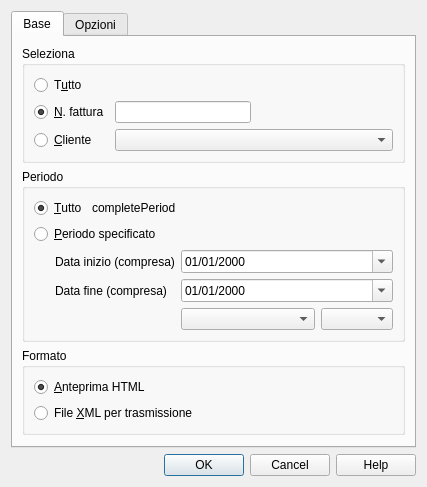
<?xml version="1.0" encoding="UTF-8"?>
<ui version="4.0">
 <class>EsportaFatturaDialog</class>
 <widget class="QDialog" name="EsportaFatturaDialog">
  <property name="geometry">
   <rect>
    <x>0</x>
    <y>0</y>
    <width>427</width>
    <height>444</height>
   </rect>
  </property>
  <property name="windowTitle">
   <string notr="true">Fattura elettronica</string>
  </property>
  <layout class="QVBoxLayout" name="verticalLayout_8">
   <item>
    <widget class="QTabWidget" name="tabWidget">
     <property name="currentIndex">
      <number>0</number>
     </property>
     <widget class="QWidget" name="tabEsporta">
      <attribute name="title">
       <string>Base</string>
      </attribute>
      <layout class="QVBoxLayout" name="verticalLayout_4">
       <item>
        <widget class="QGroupBox" name="filterGroupBox">
         <property name="title">
          <string>Seleziona</string>
         </property>
         <layout class="QVBoxLayout" name="verticalLayout">
          <item>
           <widget class="QRadioButton" name="allRadioButton">
            <property name="text">
             <string>T&amp;utto</string>
            </property>
            <property name="checked">
             <bool>false</bool>
            </property>
           </widget>
          </item>
          <item>
           <layout class="QGridLayout" name="gridLayout_3">
            <item row="0" column="0">
             <widget class="QRadioButton" name="numeroFatturaRadioButton">
              <property name="text">
               <string>&amp;N. fattura</string>
              </property>
              <property name="checked">
               <bool>true</bool>
              </property>
             </widget>
            </item>
            <item row="0" column="1">
             <widget class="QLineEdit" name="numeroFatturaLineEdit"/>
            </item>
            <item row="0" column="2">
             <spacer name="horizontalSpacer">
              <property name="orientation">
               <enum>Qt::Horizontal</enum>
              </property>
              <property name="sizeHint" stdset="0">
               <size>
                <width>40</width>
                <height>20</height>
               </size>
              </property>
             </spacer>
            </item>
            <item row="1" column="0">
             <widget class="QRadioButton" name="clienteRadioButton">
              <property name="text">
               <string>&amp;Cliente</string>
              </property>
             </widget>
            </item>
            <item row="1" column="1" colspan="2">
             <widget class="QComboBox" name="clienteComboBox"/>
            </item>
           </layout>
          </item>
         </layout>
        </widget>
       </item>
       <item>
        <widget class="QGroupBox" name="periodGroupBox">
         <property name="title">
          <string notr="true">Periodo</string>
         </property>
         <layout class="QVBoxLayout" name="verticalLayout_6">
          <item>
           <layout class="QHBoxLayout" name="horizontalLayout_7">
            <item>
             <widget class="QRadioButton" name="periodAllRadioButton">
              <property name="text">
               <string notr="true">&amp;Tutto</string>
              </property>
              <property name="checked">
               <bool>true</bool>
              </property>
             </widget>
            </item>
            <item>
             <widget class="QLabel" name="periodAllLabel">
              <property name="sizePolicy">
               <sizepolicy hsizetype="Expanding" vsizetype="Preferred">
                <horstretch>0</horstretch>
                <verstretch>0</verstretch>
               </sizepolicy>
              </property>
              <property name="text">
               <string notr="true">completePeriod</string>
              </property>
             </widget>
            </item>
           </layout>
          </item>
          <item>
           <widget class="QRadioButton" name="periodSelectedRadioButton">
            <property name="text">
             <string notr="true">&amp;Periodo specificato</string>
            </property>
            <property name="checked">
             <bool>false</bool>
            </property>
           </widget>
          </item>
          <item>
           <layout class="QGridLayout" name="gridLayout_5">
            <item row="0" column="0">
             <spacer name="horizontalSpacer_8">
              <property name="orientation">
               <enum>Qt::Horizontal</enum>
              </property>
              <property name="sizeType">
               <enum>QSizePolicy::Fixed</enum>
              </property>
              <property name="sizeHint" stdset="0">
               <size>
                <width>15</width>
                <height>20</height>
               </size>
              </property>
             </spacer>
            </item>
            <item row="0" column="1">
             <widget class="QLabel" name="startDateLabel">
              <property name="text">
               <string>Data inizio (compresa)</string>
              </property>
             </widget>
            </item>
            <item row="0" column="2">
             <widget class="QDateEdit" name="startDateEdit">
              <property name="sizePolicy">
               <sizepolicy hsizetype="Expanding" vsizetype="Fixed">
                <horstretch>0</horstretch>
                <verstretch>0</verstretch>
               </sizepolicy>
              </property>
              <property name="frame">
               <bool>true</bool>
              </property>
              <property name="displayFormat">
               <string>dd/MM/yyyy</string>
              </property>
              <property name="calendarPopup">
               <bool>true</bool>
              </property>
             </widget>
            </item>
            <item row="1" column="0">
             <spacer name="horizontalSpacer_10">
              <property name="orientation">
               <enum>Qt::Horizontal</enum>
              </property>
              <property name="sizeType">
               <enum>QSizePolicy::Fixed</enum>
              </property>
              <property name="sizeHint" stdset="0">
               <size>
                <width>15</width>
                <height>20</height>
               </size>
              </property>
             </spacer>
            </item>
            <item row="1" column="1">
             <widget class="QLabel" name="toDateLabel">
              <property name="text">
               <string>Data fine (compresa)</string>
              </property>
             </widget>
            </item>
            <item row="1" column="2">
             <widget class="QDateEdit" name="toDateEdit">
              <property name="autoFillBackground">
               <bool>false</bool>
              </property>
              <property name="displayFormat">
               <string>dd/MM/yyyy</string>
              </property>
              <property name="calendarPopup">
               <bool>true</bool>
              </property>
             </widget>
            </item>
            <item row="2" column="0" colspan="2">
             <spacer name="horizontalSpacer_11">
              <property name="orientation">
               <enum>Qt::Horizontal</enum>
              </property>
              <property name="sizeHint" stdset="0">
               <size>
                <width>108</width>
                <height>20</height>
               </size>
              </property>
             </spacer>
            </item>
            <item row="2" column="2">
             <layout class="QHBoxLayout" name="horizontalLayout_8">
              <item>
               <widget class="QComboBox" name="periodComboBox">
                <property name="sizePolicy">
                 <sizepolicy hsizetype="Expanding" vsizetype="Fixed">
                  <horstretch>0</horstretch>
                  <verstretch>0</verstretch>
                 </sizepolicy>
                </property>
                <property name="minimumSize">
                 <size>
                  <width>110</width>
                  <height>0</height>
                 </size>
                </property>
               </widget>
              </item>
              <item>
               <widget class="QComboBox" name="yearComboBox"/>
              </item>
             </layout>
            </item>
           </layout>
          </item>
         </layout>
        </widget>
       </item>
       <item>
        <widget class="QGroupBox" name="stampaGroupBox">
         <property name="title">
          <string>Formato</string>
         </property>
         <layout class="QVBoxLayout" name="verticalLayout_2">
          <item>
           <widget class="QRadioButton" name="stampaHTMLRadioButton">
            <property name="text">
             <string>&amp;Anteprima HTML</string>
            </property>
            <property name="checked">
             <bool>true</bool>
            </property>
           </widget>
          </item>
          <item>
           <widget class="QRadioButton" name="stampaXMLRadioButton">
            <property name="text">
             <string>File &amp;XML per trasmissione</string>
            </property>
           </widget>
          </item>
         </layout>
        </widget>
       </item>
       <item>
        <spacer name="verticalSpacer_4">
         <property name="orientation">
          <enum>Qt::Vertical</enum>
         </property>
         <property name="sizeHint" stdset="0">
          <size>
           <width>20</width>
           <height>44</height>
          </size>
         </property>
        </spacer>
       </item>
      </layout>
     </widget>
     <widget class="QWidget" name="tabOpzioniXml">
      <attribute name="title">
       <string>Opzioni</string>
      </attribute>
      <layout class="QVBoxLayout" name="verticalLayout_3">
       <item>
        <layout class="QGridLayout" name="gridLayout">
         <item row="0" column="0">
          <widget class="QLabel" name="numeroProgressivoLabel">
           <property name="text">
            <string notr="true">Progressivo &amp;invio</string>
           </property>
           <property name="buddy">
            <cstring>numeroProgressivoLineEdit</cstring>
           </property>
          </widget>
         </item>
         <item row="0" column="1">
          <widget class="QLineEdit" name="numeroProgressivoLineEdit">
           <property name="sizePolicy">
            <sizepolicy hsizetype="Expanding" vsizetype="Preferred">
             <horstretch>0</horstretch>
             <verstretch>0</verstretch>
            </sizepolicy>
           </property>
           <property name="mouseTracking">
            <bool>false</bool>
           </property>
           <property name="focusPolicy">
            <enum>Qt::StrongFocus</enum>
           </property>
           <property name="acceptDrops">
            <bool>false</bool>
           </property>
           <property name="toolTip">
            <string notr="true"/>
           </property>
           <property name="inputMethodHints">
            <set>Qt::ImhNone</set>
           </property>
           <property name="inputMask">
            <string notr="true"/>
           </property>
           <property name="text">
            <string notr="true"/>
           </property>
           <property name="frame">
            <bool>true</bool>
           </property>
           <property name="echoMode">
            <enum>QLineEdit::Normal</enum>
           </property>
           <property name="cursorPosition">
            <number>0</number>
           </property>
           <property name="placeholderText">
            <string notr="true"/>
           </property>
           <property name="cursorMoveStyle">
            <enum>Qt::LogicalMoveStyle</enum>
           </property>
          </widget>
         </item>
         <item row="0" column="2">
          <spacer name="horizontalSpacer_13">
           <property name="orientation">
            <enum>Qt::Horizontal</enum>
           </property>
           <property name="sizeHint" stdset="0">
            <size>
             <width>40</width>
             <height>20</height>
            </size>
           </property>
          </spacer>
         </item>
         <item row="1" column="0">
          <widget class="QLabel" name="destFolderLabel">
           <property name="text">
            <string>Ca&amp;rtella di destinazione</string>
           </property>
           <property name="buddy">
            <cstring>destFolderLineEdit</cstring>
           </property>
          </widget>
         </item>
         <item row="1" column="1" colspan="2">
          <widget class="QLineEdit" name="destFolderLineEdit"/>
         </item>
         <item row="2" column="0" colspan="3">
          <spacer name="horizontalSpacer_2">
           <property name="orientation">
            <enum>Qt::Horizontal</enum>
           </property>
           <property name="sizeHint" stdset="0">
            <size>
             <width>298</width>
             <height>20</height>
            </size>
           </property>
          </spacer>
         </item>
         <item row="3" column="0" colspan="3">
          <widget class="QCheckBox" name="apriXmlCheckBox">
           <property name="text">
            <string>&amp;Visualizza file immediatamente</string>
           </property>
          </widget>
         </item>
         <item row="4" column="0">
          <widget class="QLabel" name="xsltLabel">
           <property name="text">
            <string>Foglio stile XSLT</string>
           </property>
           <property name="buddy">
            <cstring>destFolderLineEdit</cstring>
           </property>
          </widget>
         </item>
         <item row="4" column="1" colspan="2">
          <widget class="QLineEdit" name="xsltLineEdit"/>
         </item>
        </layout>
       </item>
       <item>
        <spacer name="verticalSpacer">
         <property name="orientation">
          <enum>Qt::Vertical</enum>
         </property>
         <property name="sizeHint" stdset="0">
          <size>
           <width>20</width>
           <height>273</height>
          </size>
         </property>
        </spacer>
       </item>
      </layout>
     </widget>
    </widget>
   </item>
   <item>
    <widget class="QDialogButtonBox" name="buttonBox">
     <property name="standardButtons">
      <set>QDialogButtonBox::Cancel|QDialogButtonBox::Help|QDialogButtonBox::Ok</set>
     </property>
    </widget>
   </item>
  </layout>
 </widget>
 <tabstops>
  <tabstop>tabWidget</tabstop>
  <tabstop>allRadioButton</tabstop>
  <tabstop>numeroFatturaRadioButton</tabstop>
  <tabstop>numeroFatturaLineEdit</tabstop>
  <tabstop>clienteRadioButton</tabstop>
  <tabstop>clienteComboBox</tabstop>
  <tabstop>periodAllRadioButton</tabstop>
  <tabstop>periodSelectedRadioButton</tabstop>
  <tabstop>startDateEdit</tabstop>
  <tabstop>toDateEdit</tabstop>
  <tabstop>periodComboBox</tabstop>
  <tabstop>yearComboBox</tabstop>
  <tabstop>stampaHTMLRadioButton</tabstop>
  <tabstop>stampaXMLRadioButton</tabstop>
  <tabstop>numeroProgressivoLineEdit</tabstop>
  <tabstop>destFolderLineEdit</tabstop>
  <tabstop>apriXmlCheckBox</tabstop>
  <tabstop>xsltLineEdit</tabstop>
 </tabstops>
 <resources/>
 <connections>
  <connection>
   <sender>buttonBox</sender>
   <signal>rejected()</signal>
   <receiver>EsportaFatturaDialog</receiver>
   <slot>reject()</slot>
   <hints>
    <hint type="sourcelabel">
     <x>281</x>
     <y>434</y>
    </hint>
    <hint type="destinationlabel">
     <x>204</x>
     <y>308</y>
    </hint>
   </hints>
  </connection>
 </connections>
 <slots>
  <slot>checkdata()</slot>
 </slots>
</ui>
